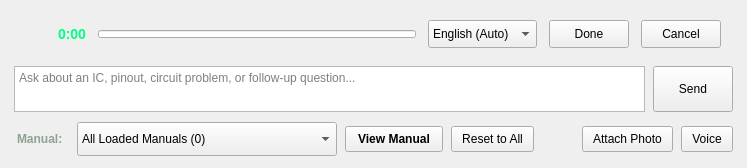
          <widget class="QFrame" name="inputCard">
           <property name="role" stdset="0">
            <string notr="true">card</string>
           </property>
           <layout class="QVBoxLayout" name="inputCardLayout">
            <property name="spacing">
             <number>10</number>
            </property>
            <property name="leftMargin">
             <number>14</number>
            </property>
            <property name="topMargin">
             <number>12</number>
            </property>
            <property name="rightMargin">
             <number>14</number>
            </property>
            <property name="bottomMargin">
             <number>12</number>
            </property>
            <item>
             <widget class="QFrame" name="voiceBar">
              <property name="role" stdset="0">
               <string notr="true">voiceBar</string>
              </property>
              <property name="visible">
               <bool>false</bool>
              </property>
              <layout class="QHBoxLayout" name="voiceBarLayout" stretch="0,0,1,0,0,0">
               <property name="spacing">
                <number>12</number>
               </property>
               <property name="leftMargin">
                <number>12</number>
               </property>
               <property name="topMargin">
                <number>8</number>
               </property>
               <property name="rightMargin">
                <number>12</number>
               </property>
               <property name="bottomMargin">
                <number>8</number>
               </property>
               <item>
                <widget class="QLabel" name="voiceMicIcon">
                 <property name="pixmap">
                  <pixmap>icons/mic__00FF85__20.svg</pixmap>
                 </property>
                 <property name="alignment">
                  <set>Qt::AlignCenter</set>
                 </property>
                 <property name="minimumSize">
                  <size>
                   <width>20</width>
                   <height>20</height>
                  </size>
                 </property>
                 <property name="maximumSize">
                  <size>
                   <width>20</width>
                   <height>20</height>
                  </size>
                 </property>
                </widget>
               </item>
               <item>
                <widget class="QLabel" name="voiceTimerLabel">
                 <property name="text">
                  <string>0:00</string>
                 </property>
                 <property name="styleSheet">
                  <string>color:#00FF85; font-weight:700; font-size:14px;</string>
                 </property>
                </widget>
               </item>
               <item>
                <widget class="QProgressBar" name="voiceLevelBar">
                 <property name="value">
                  <number>0</number>
                 </property>
                 <property name="maximum">
                  <number>100</number>
                 </property>
                 <property name="textVisible">
                  <bool>false</bool>
                 </property>
                 <property name="minimumSize">
                  <size>
                   <width>0</width>
                   <height>8</height>
                  </size>
                 </property>
                 <property name="maximumSize">
                  <size>
                   <width>16777215</width>
                   <height>8</height>
                  </size>
                 </property>
                 <property name="styleSheet">
                  <string>QProgressBar::chunk { background: #00FF85; border-radius: 4px; }</string>
                 </property>
                </widget>
               </item>
               <item>
                <widget class="QComboBox" name="voiceLangCombo">
                 <property name="minimumSize">
                  <size>
                   <width>0</width>
                   <height>28</height>
                  </size>
                 </property>
                 <property name="maximumSize">
                  <size>
                   <width>16777215</width>
                   <height>28</height>
                  </size>
                 </property>
                 <item>
                  <property name="text">
                   <string>English (Auto)</string>
                  </property>
                 </item>
                 <item>
                  <property name="text">
                   <string>English (India)</string>
                  </property>
                 </item>
                 <item>
                  <property name="text">
                   <string>Hindi (हिन्दी)</string>
                  </property>
                 </item>
                </widget>
               </item>
               <item>
                <widget class="QPushButton" name="btnVoiceDone">
                 <property name="text">
                  <string>Done</string>
                 </property>
                 <property name="kind" stdset="0">
                  <string notr="true">primary</string>
                 </property>
                 <property name="cursor">
                  <cursorShape>PointingHandCursor</cursorShape>
                 </property>
                 <property name="minimumSize">
                  <size>
                   <width>0</width>
                   <height>28</height>
                  </size>
                 </property>
                 <property name="maximumSize">
                  <size>
                   <width>16777215</width>
                   <height>28</height>
                  </size>
                 </property>
                 <property name="icon">
                  <iconset>icons/check__ffffff.svg<normaloff>icons/check__ffffff.svg</normaloff>
                  </iconset>
                 </property>
                 <property name="iconSize">
                  <size>
                   <width>14</width>
                   <height>14</height>
                  </size>
                 </property>
                </widget>
               </item>
               <item>
                <widget class="QPushButton" name="btnVoiceCancel">
                 <property name="text">
                  <string>Cancel</string>
                 </property>
                 <property name="kind" stdset="0">
                  <string notr="true">secondary</string>
                 </property>
                 <property name="cursor">
                  <cursorShape>PointingHandCursor</cursorShape>
                 </property>
                 <property name="minimumSize">
                  <size>
                   <width>0</width>
                   <height>28</height>
                  </size>
                 </property>
                 <property name="maximumSize">
                  <size>
                   <width>16777215</width>
                   <height>28</height>
                  </size>
                 </property>
                 <property name="icon">
                  <iconset>icons/x__94a3b8.svg<normaloff>icons/x__94a3b8.svg</normaloff>
                  </iconset>
                 </property>
                 <property name="iconSize">
                  <size>
                   <width>12</width>
                   <height>12</height>
                  </size>
                 </property>
                </widget>
               </item>
              </layout>
             </widget>
            </item>
            <item>
             <layout class="QHBoxLayout" name="inputRow" stretch="1,0">
              <property name="spacing">
               <number>8</number>
              </property>
              <property name="leftMargin">
               <number>0</number>
              </property>
              <property name="topMargin">
               <number>0</number>
              </property>
              <property name="rightMargin">
               <number>0</number>
              </property>
              <property name="bottomMargin">
               <number>0</number>
              </property>
              <item>
               <widget class="QTextEdit" name="chatInput">
                <property name="placeholderText">
                 <string>Ask about an IC, pinout, circuit problem, or follow-up question...</string>
                </property>
                <property name="minimumSize">
                 <size>
                  <width>0</width>
                  <height>46</height>
                 </size>
                </property>
                <property name="maximumSize">
                 <size>
                  <width>16777215</width>
                  <height>46</height>
                 </size>
                </property>
               </widget>
              </item>
              <item>
               <widget class="QPushButton" name="btnSend">
                <property name="text">
                 <string>Send</string>
                </property>
                <property name="kind" stdset="0">
                 <string notr="true">primary</string>
                </property>
                <property name="cursor">
                 <cursorShape>PointingHandCursor</cursorShape>
                </property>
                <property name="minimumSize">
                 <size>
                  <width>80</width>
                  <height>46</height>
                 </size>
                </property>
                <property name="maximumSize">
                 <size>
                  <width>80</width>
                  <height>46</height>
                 </size>
                </property>
                <property name="icon">
                 <iconset>icons/send__ffffff.svg<normaloff>icons/send__ffffff.svg</normaloff>
                 </iconset>
                </property>
                <property name="iconSize">
                 <size>
                  <width>14</width>
                  <height>14</height>
                 </size>
                </property>
               </widget>
              </item>
             </layout>
            </item>
            <item>
             <layout class="QHBoxLayout" name="scopeRow">
              <property name="spacing">
               <number>8</number>
              </property>
              <property name="leftMargin">
               <number>0</number>
              </property>
              <property name="topMargin">
               <number>0</number>
              </property>
              <property name="rightMargin">
               <number>0</number>
              </property>
              <property name="bottomMargin">
               <number>0</number>
              </property>
              <item>
               <widget class="QLabel" name="manualScopeLabel">
                <property name="text">
                 <string>Manual:</string>
                </property>
                <property name="role" stdset="0">
                 <string notr="true">caption</string>
                </property>
                <property name="styleSheet">
                 <string>font-weight: 700; color: #8ca394; margin-right: 2px;</string>
                </property>
               </widget>
              </item>
              <item>
               <widget class="QComboBox" name="chatManualCombo">
                <property name="toolTip">
                 <string>Select which loaded user manual to query, or search across all manuals</string>
                </property>
                <property name="minimumSize">
                 <size>
                  <width>0</width>
                  <height>34</height>
                 </size>
                </property>
                <property name="maximumSize">
                 <size>
                  <width>16777215</width>
                  <height>34</height>
                 </size>
                </property>
                <property name="minimumSize">
                 <size>
                  <width>260</width>
                  <height>34</height>
                 </size>
                </property>
                <item>
                 <property name="text">
                  <string>All Loaded Manuals (0)</string>
                 </property>
                </item>
               </widget>
              </item>
              <item>
               <widget class="QPushButton" name="btnViewManual">
                <property name="text">
                 <string>View Manual</string>
                </property>
                <property name="kind" stdset="0">
                 <string notr="true">secondary</string>
                </property>
                <property name="visible">
                 <bool>false</bool>
                </property>
                <property name="toolTip">
                 <string>Open this manual directly in the User Manual viewer</string>
                </property>
                <property name="cursor">
                 <cursorShape>PointingHandCursor</cursorShape>
                </property>
                <property name="styleSheet">
                 <string>padding: 5px 12px; font-size: 12.5px; font-weight: 600;</string>
                </property>
                <property name="icon">
                 <iconset>icons/book-open__00FF85.svg<normaloff>icons/book-open__00FF85.svg</normaloff>
                 </iconset>
                </property>
                <property name="iconSize">
                 <size>
                  <width>13</width>
                  <height>13</height>
                 </size>
                </property>
               </widget>
              </item>
              <item>
               <widget class="QPushButton" name="btnResetScope">
                <property name="text">
                 <string>Reset to All</string>
                </property>
                <property name="kind" stdset="0">
                 <string notr="true">secondary</string>
                </property>
                <property name="visible">
                 <bool>false</bool>
                </property>
                <property name="cursor">
                 <cursorShape>PointingHandCursor</cursorShape>
                </property>
                <property name="styleSheet">
                 <string>padding: 5px 10px; font-size: 12.5px;</string>
                </property>
                <property name="icon">
                 <iconset>icons/x__94a3b8.svg<normaloff>icons/x__94a3b8.svg</normaloff>
                 </iconset>
                </property>
                <property name="iconSize">
                 <size>
                  <width>12</width>
                  <height>12</height>
                 </size>
                </property>
               </widget>
              </item>
              <item>
               <spacer name="scopeSpacer">
                <property name="orientation">
                 <enum>Qt::Horizontal</enum>
                </property>
                <property name="sizeHint" stdset="0">
                 <size>
                  <width>40</width>
                  <height>20</height>
                 </size>
                </property>
               </spacer>
              </item>
              <item>
               <widget class="QPushButton" name="btnAttachPhoto">
                <property name="text">
                 <string>Attach Photo</string>
                </property>
                <property name="kind" stdset="0">
                 <string notr="true">secondary</string>
                </property>
                <property name="cursor">
                 <cursorShape>PointingHandCursor</cursorShape>
                </property>
                <property name="styleSheet">
                 <string>padding: 5px 10px; font-size: 12.5px;</string>
                </property>
                <property name="icon">
                 <iconset>icons/camera__94a3b8.svg<normaloff>icons/camera__94a3b8.svg</normaloff>
                 </iconset>
                </property>
                <property name="iconSize">
                 <size>
                  <width>13</width>
                  <height>13</height>
                 </size>
                </property>
               </widget>
              </item>
              <item>
               <widget class="QPushButton" name="btnVoice">
                <property name="text">
                 <string>Voice</string>
                </property>
                <property name="kind" stdset="0">
                 <string notr="true">secondary</string>
                </property>
                <property name="cursor">
                 <cursorShape>PointingHandCursor</cursorShape>
                </property>
                <property name="styleSheet">
                 <string>padding: 5px 10px; font-size: 12.5px;</string>
                </property>
                <property name="icon">
                 <iconset>icons/mic__00FF85.svg<normaloff>icons/mic__00FF85.svg</normaloff>
                 </iconset>
                </property>
                <property name="iconSize">
                 <size>
                  <width>13</width>
                  <height>13</height>
                 </size>
                </property>
               </widget>
              </item>
             </layout>
            </item>
           </layout>
          </widget>
